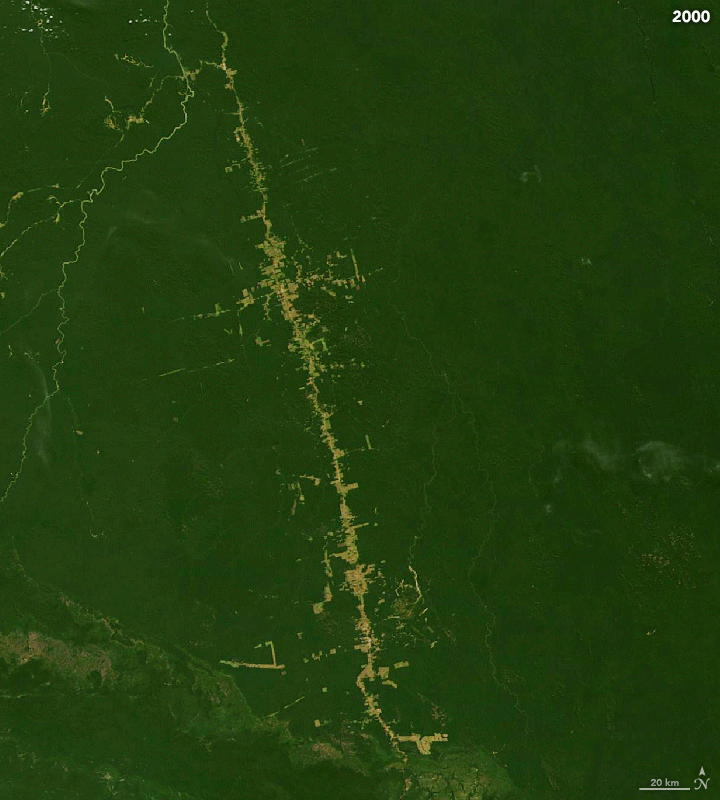
#> input picture extracted_frames/frame_00.png, 720 x 800 px; its folder holds only this picture in this run
$ jupyter execute solution.ipynb   (older library calls are emulated)
#> lines starting #> are read from the running program, lines starting #| are printed output that depends on the picture; after the words box and inside, x2 and y2 are one past the last pixel; in counts of white or black regions, pixels touching at a corner belong together
# Análisis de la deforestación en la selva amazónica con técnicas de segmentación

## 1. Resumen

El presente trabajo tiene como objetivo cuantificar la deforestación en el Bosque Nacional Jamanxim mediante el análisis de imágenes satelitales (Making Sense Of Amazon Deforestation Patterns, 2019). Se aplicaron y compararon múltiples técnicas de visión artificial para la segmentación: métodos clásicos (Umbralización de Otsu, Color HSV), basados en regiones (Crecimiento de Regiones, Split & Merge), Clustering (K-Means), Superpíxeles (SLIC), Grafos (GrabCut), Morfológicos (Watershed) y basados en Movimiento. Los resultados muestran una tendencia creciente en el área deforestada. La comparación de métodos permitió identificar fortalezas y debilidades de cada enfoque en imágenes de teledetección.

## 2. Introducción y fundamento teórico

La deforestación en la Amazonía es un problema crítico que requiere monitoreo constante y representa uno de los principales retos a nivel mundial (B. M. Flores et al., 2024). El análisis automático de imágenes satelitales permite obtener métricas objetivas sobre la pérdida de cobertura forestal en el tiempo. En este laboratorio, se integran diversas estrategias de segmentación de imágenes para identificar y cuantificar zonas deforestadas en una secuencia temporal, evaluando la eficacia de métodos avanzados frente a técnicas básicas.
La segmentación de imágenes parte desde enfoques clásicos basados en umbrales y color hasta estrategias más avanzadas fundamentadas en regiones, clustering, grafos y morfología matemática. Según González & Woods (2018), la elección del método adecuado depende del tipo de imagen, la naturaleza de los objetos de interés y las condiciones de adquisición.

### 2.1.	Métodos clásicos
•	Por color en HSV
Se basa en la separación de píxeles según sus componentes cromáticos. González & Woods (2018) destacan que el espacio HSV produce mejores resultados que en RGB. Ya que Hue representa el tono dominante, S la saturación o pureza del color y V la intensidad luminosa.
•	Umbralización de Otsu
El método de Otsu propone una estrategia automática para seleccionar el umbral óptimo que maximiza la separabilidad entre ambas clases. Otsu define el umbral como aquel que maximiza la varianza interclase o, de forma equivalente, minimiza la varianza intraclase. A partir del histograma de la imagen, se evalúan todos los posibles valores de umbral y se selecciona el que produce la mejor separación estadística entre píxeles claros y oscuros.
### 2.2.	Métodos basados en regiones
•	Crecimiento de regiones
El crecimiento de regiones es un método bottom-up que comienza a partir de uno o varios píxeles semilla y va agregando píxeles vecinos si cumplen un criterio de similitud (intensidad, color, textura). De esta forma una región se expande mientras la diferencia entre el píxel candidato y la región sea menor que un umbral predefinido.
•	Split and merge
Este método top-down comienza considerando toda la imagen como una única región.
1.	Se divide (split) una región si no cumple un criterio de homogeneidad.
2.	Luego se fusionan (merge) regiones adyacentes que sí cumplen el criterio.
Generalmente se implementa mediante estructuras tipo quadtree (Estructuras de datos espaciales eficientes que permiten descubrir rápidamente si cumplen los criterios).
### 2.3.	Métodos basados en Clustering (agrupamiento)
•	K-means
Este método K-Means es un algoritmo no supervisado que agrupa píxeles en K clusters según su similitud en un espacio de características (intensidad, color, textura).
Cada píxel se asigna al centroide más cercano, y los centroides se actualizan iterativamente hasta converger.
•	Superpíxeles - SLIC (Simpler Linear Iterative Clustering)
SLIC agrupa píxeles en superpíxeles compactos y aproximadamente uniformes combinando información espacial y de color.
El algoritmo adapta K-Means a un espacio 5D (color + coordenadas espaciales) para generar regiones coherentes localmente.
### 2.4.	Métodos basados en grafos
•	GrabCut
GrabCut modela la segmentación como un problema de minimización de energía en grafos. Utiliza modelos de mezcla gaussiana (GMM) para representar fondo y objeto, y resuelve la segmentación mediante cortes mínimos en un grafo que representa píxeles y sus relaciones.
### 2.5.	Método de cuencas (watershed) morfológicas
El método watershed interpreta la imagen como una superficie topográfica donde las intensidades representan alturas. Se simula una inundación desde mínimos locales; cuando dos frentes de agua se encuentran, se define una línea divisoria (borde).
### 2.6.	Métodos basados en movimiento
Estos métodos segmentan objetos en secuencias de video usando información temporal. Se basan en: diferencias entre fotogramas, flujo óptico y modelos de fondo (background subtraction). La idea central es que los píxeles en movimiento presentan variaciones temporales significativas respecto al fondo.
La Tabla 1, presenta una comparación entre los métodos explicados previamente, destacando sus ventajas, limitaciones y ámbitos de aplicación. Esta comparación permite justificar la selección de técnicas en función del tipo de imagen, la complejidad de la escena y los objetivos del análisis, tal como se recomienda en Gonzalez y Woods (2018).

| Método                     | Ventajas                                                                 | Desventajas                                                                 | Casos de uso típicos                                                                 |
|----------------------------|--------------------------------------------------------------------------|-----------------------------------------------------------------------------|-------------------------------------------------------------------------------------|
| Umbralización de Otsu      | Automático, rápido, fácil de implementar, no requiere parámetros manuales | Funciona bien solo con histogramas bimodales, sensible a ruido e iluminación no uniforme | Segmentación binaria simple, documentos escaneados, imágenes médicas básicas         |
| Segmentación por color (HSV) | Intuitiva, robusta frente a variaciones moderadas de iluminación, adecuada para objetos con color dominante | Dependiente de umbrales empíricos, sensible a sombras y cambios fuertes de iluminación | Detección de vegetación, seguimiento de objetos por color, análisis de imágenes satelitales |
| Crecimiento de regiones    | Produce regiones conectadas, coherente con percepción humana, simple conceptualmente | Muy sensible a semillas y ruido, riesgo de sobrecrecimiento                  | Segmentación de regiones homogéneas, imágenes médicas, análisis de zonas forestales   |
| Split & Merge              | No requiere semillas, control estructurado, asegura homogeneidad regional | Dependiente de umbrales, posible generación de artefactos, alto costo computacional | Segmentación jerárquica, imágenes con grandes regiones uniformes                      |
| K-Means                    | No supervisado, flexible, fácil de implementar, admite múltiples clases   | Requiere definir K, sensible a inicialización, regiones no necesariamente conectadas | Segmentación por color o intensidad, clasificación preliminar de imágenes satelitales |
| SLIC                       | Reduce complejidad, preserva bordes, eficiente, ideal como preprocesamiento | No produce segmentación final, requiere ajustar parámetros                   | Preprocesamiento para métodos avanzados, visión por computador, Deep Learning        |
| GrabCut                    | Alta precisión, robusto a texturas complejas, permite refinamiento iterativo | Requiere inicialización, alto costo computacional                            | Segmentación interactiva, edición de imágenes, extracción precisa de objetos          |
| Watershed                  | Excelente para separar objetos en contacto, basado en topología           | Sobresegmentación severa, requiere marcadores y filtrado previo              | Segmentación de células, análisis morfológico, imágenes satelitales con marcadores    |
| Segmentación por movimiento | Aprovecha información temporal, efectiva en escenas dinámicas             | Sensible a cambios de iluminación, problemas con cámaras móviles             | Video vigilancia, análisis de tráfico, detección de objetos en movimiento             |

## 3. Configuración e Importación de Librerías

[cell 1]
import os # sistema operativo
import cv2 # OpenCV
import glob # manejo de archivos
import numpy as np # manejo de arrays
from collections import deque # cola
from typing import Tuple, List # tipos
import matplotlib.pyplot as plt # graficos
from scipy.ndimage import gaussian_filter1d # filtro gaussiano
from skimage.segmentation import slic # segmentacion SLIC
from skimage.util import img_as_float # conversion a float

Calculamos el área deforestada usando la escala proporcionada:
- **51 píxeles = 20 km**
- Factor de escala lineal: $20 / 51$ km/px
- Factor de área: $(20 / 51)^2$ km²/px²

[cell 2]
# Constantes de escala
PIXELS_REF = 51
KM_REF = 20
AREA_PER_PIXEL = (KM_REF / PIXELS_REF) ** 2
print(f"Área por píxel: {AREA_PER_PIXEL:.4f} km²")

## 4. Carga y Exploración de Datos

Definimos la ruta de las imágenes extraídas y cargamos la secuencia temporal.

[cell 3]
input_dir = r"extracted_frames"
image_files = sorted(glob.glob(os.path.join(input_dir, "*.png")))

print(f"Se encontraron {len(image_files)} imágenes.")

if image_files:
    # Leer primera imagen
    img_first = cv2.imread(image_files[0])
#> img_first is the input picture: shape (800, 720, 3); mean B, G, R 13.1, 62.1, 33.2
    img_first_rgb = cv2.cvtColor(img_first, cv2.COLOR_BGR2RGB)

    # Leer última imagen
    img_last = cv2.imread(image_files[-1])
    img_last_rgb = cv2.cvtColor(img_last, cv2.COLOR_BGR2RGB)

    # Crear subplots
    plt.figure(figsize=(7, 4))

    plt.subplot(1, 2, 1)
    plt.imshow(img_first_rgb)
    plt.title("Primera imagen (Frame 0)")
    plt.axis("off")

    plt.subplot(1, 2, 2)
    plt.imshow(img_last_rgb)
    plt.title(f"Última imagen (Frame {len(image_files)-1})")
    plt.axis("off")

    plt.subplots_adjust(wspace=0.01)
    plt.savefig("out/evolucion_frames.png", dpi=300)
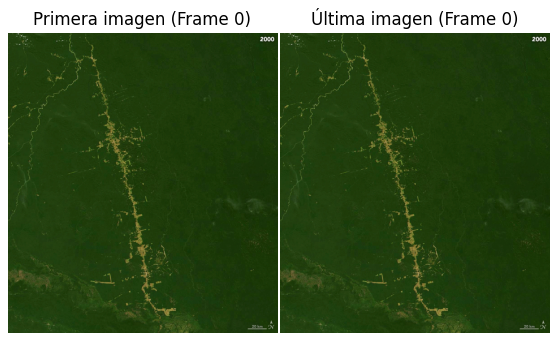
#> figure drawn by matplotlib, 2 panels

    plt.show()

[cell 4]
def select_random_seeds(image, margin_percent, dark_mask, num_seeds=10, seed=None):

    """Selecciona semillas aleatorias en una imagen, evitando bordes y áreas oscuras.

    Args:
        image (numpy.ndarray): Imagen de entrada.
        margin_percent (float): Porcentaje de margen a ignorar en los bordes.
        dark_mask (numpy.ndarray): Máscara binaria indicando áreas oscuras a evitar.
        num_seeds (int, optional): Número de semillas a generar. Default es 10.
        seed (int, optional): Semilla para la generación aleatoria. Default es None.

    Returns:
        list: Lista de tuplas (x, y) con las coordenadas de las semillas.
    """

    h, w = image.shape[:2]

    # Márgenes
    margin_y = int(margin_percent * h)
    margin_x = int(margin_percent * w)

    y_min, y_max = margin_y, h - margin_y
    x_min, x_max = margin_x, w - margin_x

    # Región central (a excluir)
    central_mask = np.zeros(dark_mask.shape, dtype=bool)
    central_mask[y_min:y_max, x_min:x_max] = True

    # Oscuros fuera del margen central
    valid_mask = dark_mask & ~central_mask

    # División izquierda / derecha
    mid_x = w // 2

    left_mask  = valid_mask & (np.arange(w)[None, :] < mid_x)
    right_mask = valid_mask & (np.arange(w)[None, :] >= mid_x)

    ys_l, xs_l = np.where(left_mask)
    ys_r, xs_r = np.where(right_mask)

    if len(xs_l) == 0 and len(xs_r) == 0:
        return []

    np.random.seed(seed)

    n_left  = num_seeds // 2
    n_right = num_seeds - n_left

    seeds = []

    if len(xs_l) > 0:
        idx_l = np.random.choice(len(xs_l),
                                 size=min(n_left, len(xs_l)),
                                 replace=False)
        seeds.extend(zip(ys_l[idx_l], xs_l[idx_l]))

    if len(xs_r) > 0:
        idx_r = np.random.choice(len(xs_r),
                                 size=min(n_right, len(xs_r)),
                                 replace=False)
        seeds.extend(zip(ys_r[idx_r], xs_r[idx_r]))

    return seeds

[cell 5]
def plot_intensity_analysis(image, title_prefix, margin_percent=0.2, percentile_bright=98, percentile_dark=30, num_seeds= 10, seed=42):
    """Grafica: Original | Grises | Histograma Intensidad | Máscara Brillo (>percentile_bright99)."""
#> called with title_prefix = 'Frame 0', margin_percent = 0.25, percentile_bright = 98.1, percentile_dark = 30, num_seeds = 30, seed = 30

    h, w = image.shape[:2]

    margin_y = int(margin_percent * h)
    margin_x = int(margin_percent * w)

    y_min, y_max = margin_y, h - margin_y
    x_min, x_max = margin_x, w - margin_x

    img_vis = image.copy()
    img_vis = cv2.cvtColor(img_vis, cv2.COLOR_BGR2RGB)

    gray = cv2.cvtColor(image, cv2.COLOR_BGR2GRAY)
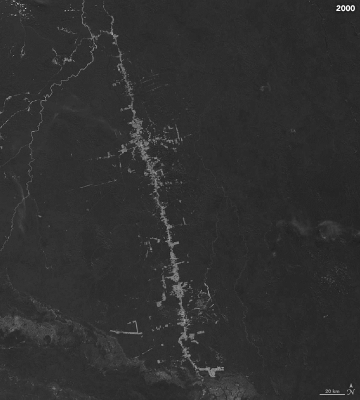
#> gray: shape (800, 720) (shown at 1/2 size); min 14, max 253, mean 47.8
    threshold = np.percentile(gray, percentile_bright)
#> threshold = 90
    bright_mask = gray >= threshold
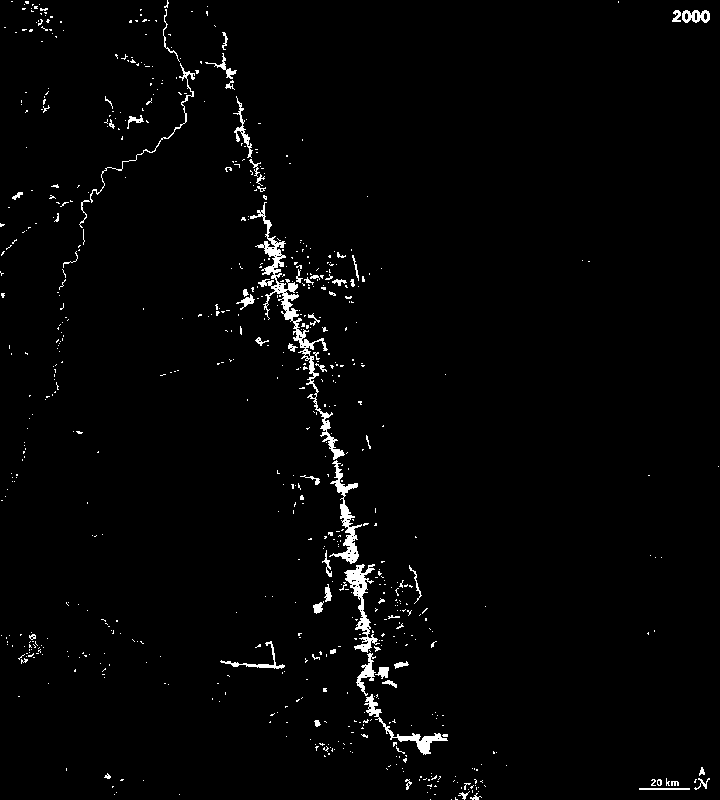
#> bright_mask: shape (800, 720) bool; 1.9% white; 697 white regions (633 under 20 px), largest, box (x1, y1, x2, y2) and area: (250, 202, 345, 460) 2195, (344, 564, 380, 653) 919, (329, 460, 362, 564) 900

    threshold2 = np.percentile(gray, percentile_dark)
#> threshold2 = 44
    dark_mask = gray <= threshold2
#> dark_mask: shape (800, 720) bool; 49.9% white; 8480 white regions (8181 under 20 px), largest, box (x1, y1, x2, y2) and area: (170, 0, 720, 800) 216408, (91, 225, 342, 541) 15742, (192, 731, 385, 800) 4822
    # kernel = np.ones((3,3), np.uint8)
    # bright_mask_clean = cv2.morphologyEx(bright_mask.astype(np.uint8),
    #                                      cv2.MORPH_OPEN,
    #                                      kernel)
    print(
    f"Alto {h} por ancho {w} de la imagen = {h * w} pixeles\n",
    f"p{percentile_bright} = {threshold:.1f}\n",
    f"Area de pixeles brillosos: {np.count_nonzero(bright_mask) * AREA_PER_PIXEL :.3f} Km2"
    )
#| Alto 800 por ancho 720 de la imagen = 576000 pixeles
#|  p98.1 = 90.0
#|  Area de pixeles brillosos: 1710.573 Km2

    plt.figure(figsize=(20, 5))

    # 1. Imagen Original (Convertir BGR a RGB para matplotlib)
    plt.subplot(1, 5, 1)
    plt.imshow(img_vis)
    plt.title(f"{title_prefix} - Original")
    plt.axis('off')

    # 2. Escala de Grises
    plt.subplot(1, 5, 2)
    plt.imshow(gray, cmap='gray')
    plt.title("Escala de Grises")
    plt.axis('off')

    # 3. Histograma de Intensidades
    plt.subplot(1, 5, 3)
    plt.hist(gray.ravel(), bins=256, color='gray')
    plt.axvline(threshold, color='r', linestyle='--', label=f'p{percentile_bright}: {threshold:.1f}')
    plt.title("Histograma de Intensidad")
    plt.xlabel("Intensidad")
    plt.ylabel("Frecuencia")
    plt.legend()
    plt.grid(True, alpha=0.3)

    # 4. Máscara de Alta Intensidad
    plt.subplot(1, 5, 4)
    plt.imshow(bright_mask, cmap='gray')
    plt.title("Máscara de Alta Intensidad")
    plt.axis('off')

    # 5. Seleccion aleatoria de semillas
    seeds = select_random_seeds(gray, margin_percent, dark_mask, num_seeds, seed)
#> in select_random_seeds, `valid_mask = dark_mask & ~central_mask`:
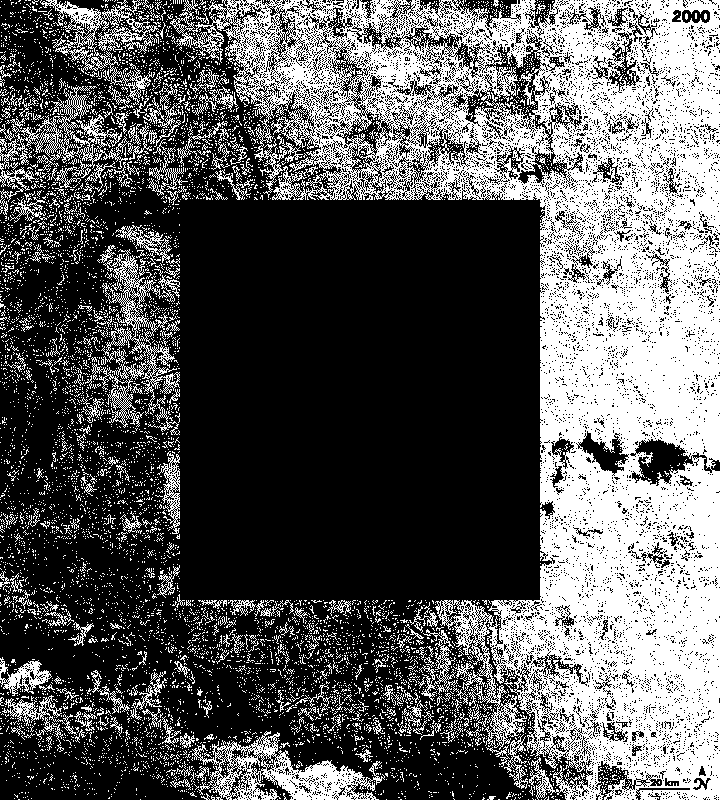
#> valid_mask: shape (800, 720) bool; 36.3% white; 7155 white regions (6911 under 20 px), largest, box (x1, y1, x2, y2) and area: (170, 0, 720, 800) 159974, (192, 731, 385, 800) 4822, (91, 249, 180, 435) 3773
#> in select_random_seeds, `left_mask  = valid_mask & (np.arange(w)[None, :] < mid_x)`:
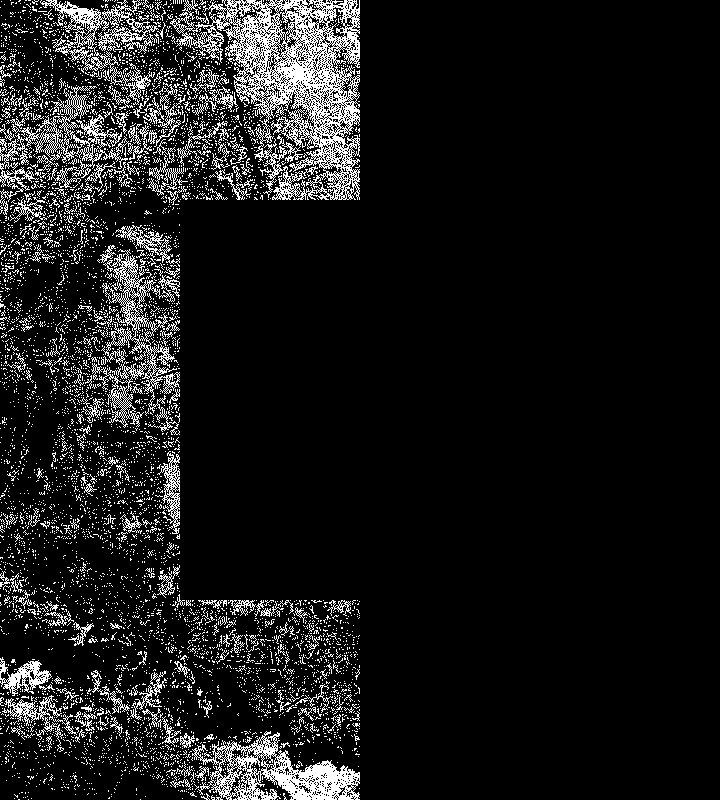
#> left_mask: shape (800, 720) bool; 9.9% white in thin lines or dots, all inside (x1, y1, x2, y2) = (0, 0, 360, 800)
#> in select_random_seeds, `right_mask = valid_mask & (np.arange(w)[None, :] >= mid_x)`:
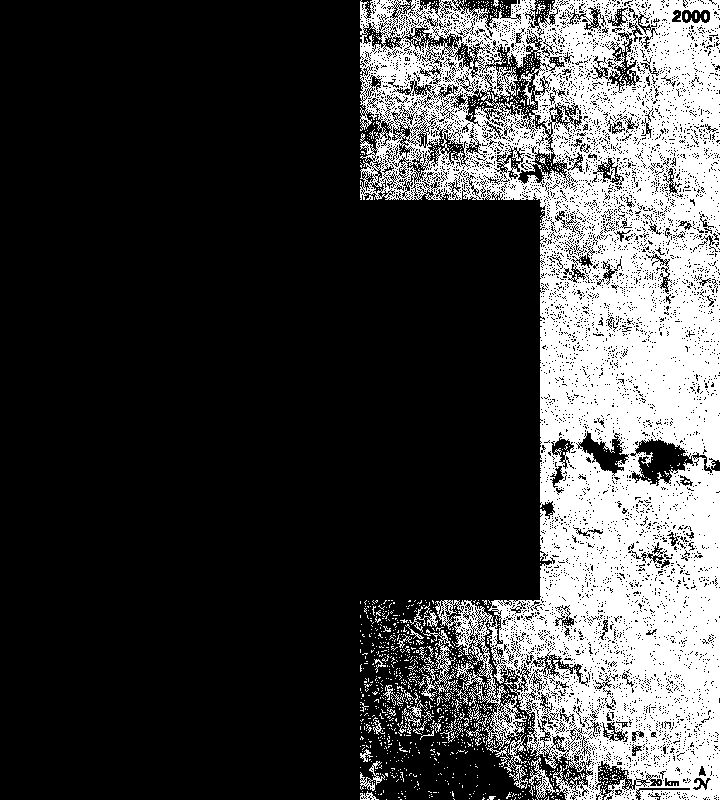
#> right_mask: shape (800, 720) bool; 26.4% white; 1364 white regions (1325 under 20 px), largest, box (x1, y1, x2, y2) and area: (360, 0, 720, 800) 145738, (419, 629, 456, 701) 593, (486, 734, 528, 789) 477
#> in select_random_seeds, `idx_l = np.random.choice(len(xs_l), size=min(n_left, len(xs_l)), repla..`: idx_l = [8436, 5425, 51638, 34648, 26920, 16201, 33490, 11035, 32316, 24132, 46856, 13162, 2042, 43027, 32484]
#> in select_random_seeds, `idx_r = np.random.choice(len(xs_r), size=min(n_right, len(xs_r)), repl..`: idx_r = [79316, 53930, 6699, 101797, 66386, 138378, 90093, 41334, 46257, 67913, 121401, 150166, 111145, 49697, 39015]
#> seeds = 30 pairs, first value 13 to 787, second value 83 to 715
    # Dibujar ROI Region central
    cv2.rectangle(img_vis,
                (x_min, y_min),
                (x_max, y_max),
                (255, 255, 0), 2)
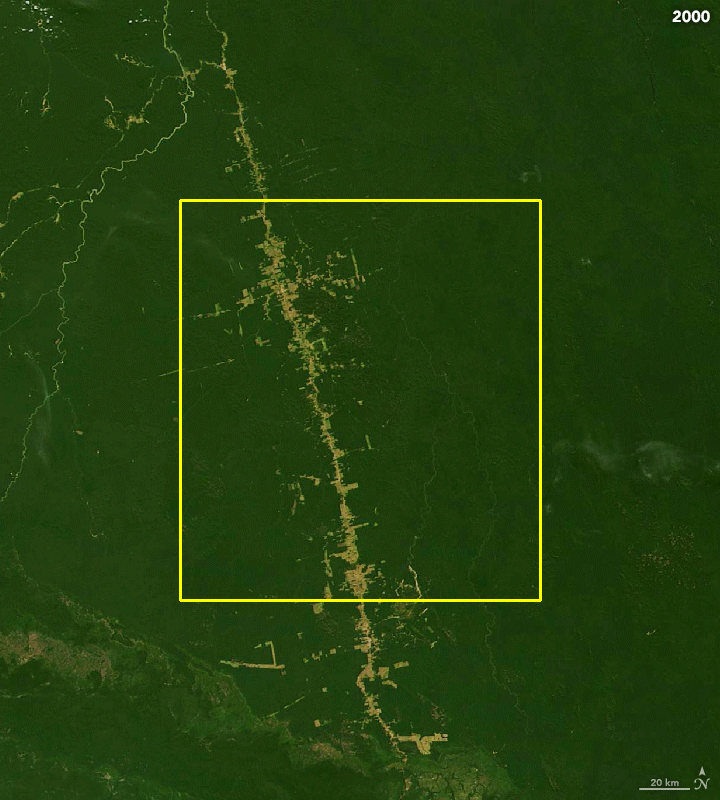
#> img_vis: shape (800, 720, 3); mean R, G, B 35, 63.7, 13

    # Dibujar semillas
    for y, x in seeds:
        cv2.circle(img_vis, (x, y), 3, (255, 0, 0), -1)
#> this loop made 30 passes
#> (y, x) on passes 1 to 8: (53, 220), (34, 138), (745, 288), (358, 170), (187, 355), (108, 351), (331, 114), (73, 285)
#> img_vis: shape (800, 720, 3); 0.15% of pixels changed, all inside (x1, y1, x2, y2) = (80, 10, 719, 791)
#> (the rest of the program and of its run is left out)
